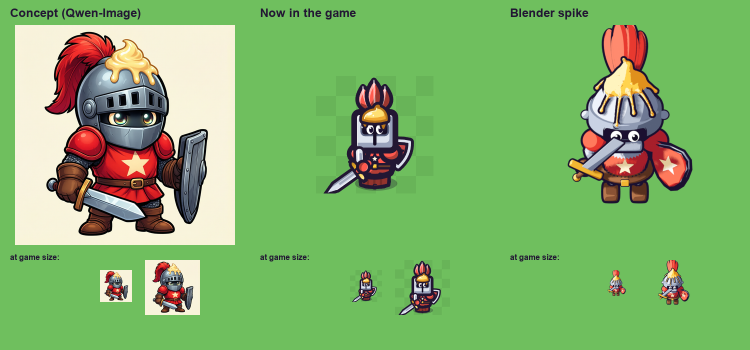
#> input picture art/_compare.png, 1500 x 700 px (shown at 1/2 size)
$ python keyart_finish.py ../_compare.png ../_compare.png
#> lines starting #> are read from the running program, lines starting #| are printed output that depends on the picture
"""Paint the sky behind the key-art render (a warm cel gradient with a soft sun) and export WebP for the game."""
import sys
from PIL import Image, ImageDraw, ImageFilter
src, out = sys.argv[1], sys.argv[2]
a = Image.open(src).convert('RGBA'); W, H = a.size
#> further down, a is the input picture: PIL image 1500x700 RGBA; mean R, G, B, A 128.2, 178, 105.9, 255
#> after `W, H = a.size`: W = 1500; H = 700
sky = Image.new('RGBA', (W, H)); d = ImageDraw.Draw(sky)
#> after `sky = Image.new('RGBA', (W, H))`: sky: PIL image 1500x700 RGBA; every value is 0
top, mid, bot = (92, 180, 255), (150, 214, 255), (255, 226, 170)
for y in range(H):
    t = y / H
    c = tuple(int(p + (q - p) * (t / .5)) for p, q in zip(top, mid)) if t < .5 else tuple(int(p + (q - p) * ((t - .5) / .5)) for p, q in zip(mid, bot))
    d.line([(0, y), (W, y)], fill=c + (255,))
glow = Image.new('RGBA', (W, H), (0, 0, 0, 0)); g = ImageDraw.Draw(glow)
cx, cy = int(W * .82), int(H * .12)
#> cx = 1230; cy = 84
for i, r in enumerate(range(int(H * .5), 0, -int(H * .02))): g.ellipse([cx - r, cy - r, cx + r, cy + r], fill=(255, 244, 200, 10))
sky.alpha_composite(glow.filter(ImageFilter.GaussianBlur(H * .02)))
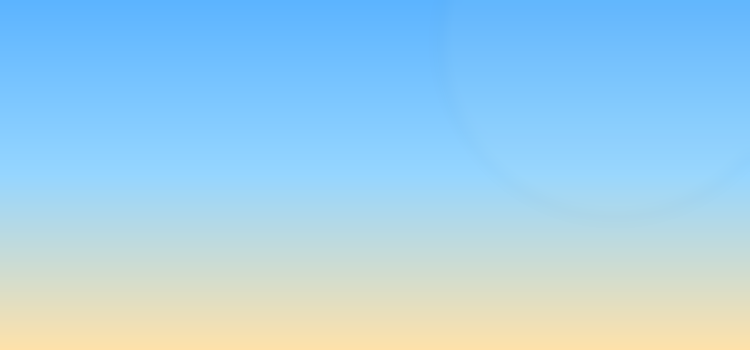
#> sky: PIL image 1500x700 RGBA (shown at 1/2 size); mean R, G, B, A 162.2, 208.3, 233.1, 255
sky.alpha_composite(a)
sky.convert('RGB').save(out, 'WEBP', quality=86, method=6) if out.endswith('.webp') else sky.convert('RGB').save(out)
print('finished', out)
